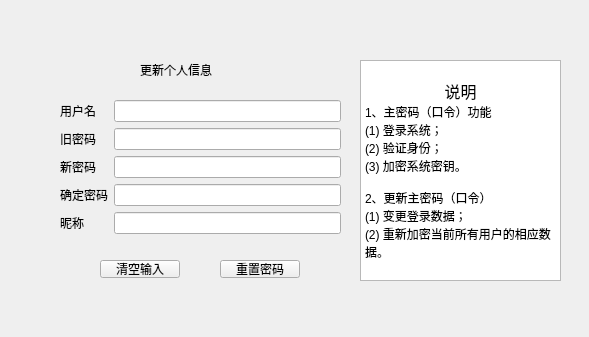
<?xml version="1.0" encoding="UTF-8"?>
<ui version="4.0">
 <class>PersonalMgrForm</class>
 <widget class="QWidget" name="PersonalMgrForm">
  <property name="geometry">
   <rect>
    <x>0</x>
    <y>0</y>
    <width>589</width>
    <height>337</height>
   </rect>
  </property>
  <property name="windowTitle">
   <string>Form</string>
  </property>
  <widget class="QWidget" name="formLayoutWidget">
   <property name="geometry">
    <rect>
     <x>60</x>
     <y>100</y>
     <width>281</width>
     <height>141</height>
    </rect>
   </property>
   <layout class="QFormLayout" name="formLayout">
    <item row="0" column="0">
     <widget class="QLabel" name="labelUsername">
      <property name="text">
       <string>用户名</string>
      </property>
     </widget>
    </item>
    <item row="0" column="1">
     <widget class="QLineEdit" name="lineEditUsername"/>
    </item>
    <item row="1" column="0">
     <widget class="QLabel" name="labelOldPasswd">
      <property name="text">
       <string>旧密码</string>
      </property>
     </widget>
    </item>
    <item row="1" column="1">
     <widget class="QLineEdit" name="lineEditOldPasswd"/>
    </item>
    <item row="2" column="0">
     <widget class="QLabel" name="labelNewPasswd">
      <property name="text">
       <string>新密码</string>
      </property>
     </widget>
    </item>
    <item row="2" column="1">
     <widget class="QLineEdit" name="lineEditNewPasswd"/>
    </item>
    <item row="3" column="0">
     <widget class="QLabel" name="labelNewPasswd2">
      <property name="text">
       <string>确定密码</string>
      </property>
     </widget>
    </item>
    <item row="3" column="1">
     <widget class="QLineEdit" name="lineEditNewPasswd2"/>
    </item>
    <item row="4" column="0">
     <widget class="QLabel" name="labelNickname">
      <property name="text">
       <string>昵称</string>
      </property>
     </widget>
    </item>
    <item row="4" column="1">
     <widget class="QLineEdit" name="lineEditNickname"/>
    </item>
   </layout>
  </widget>
  <widget class="QPushButton" name="pBtnClear">
   <property name="geometry">
    <rect>
     <x>100</x>
     <y>260</y>
     <width>80</width>
     <height>18</height>
    </rect>
   </property>
   <property name="text">
    <string>清空输入</string>
   </property>
  </widget>
  <widget class="QPushButton" name="pBtnReset">
   <property name="geometry">
    <rect>
     <x>220</x>
     <y>260</y>
     <width>80</width>
     <height>18</height>
    </rect>
   </property>
   <property name="text">
    <string>重置密码</string>
   </property>
  </widget>
  <widget class="QTextEdit" name="textEditTips">
   <property name="geometry">
    <rect>
     <x>360</x>
     <y>60</y>
     <width>201</width>
     <height>221</height>
    </rect>
   </property>
   <property name="html">
    <string>&lt;!DOCTYPE HTML PUBLIC &quot;-//W3C//DTD HTML 4.0//EN&quot; &quot;http://www.w3.org/TR/REC-html40/strict.dtd&quot;&gt;
&lt;html&gt;&lt;head&gt;&lt;meta name=&quot;qrichtext&quot; content=&quot;1&quot; /&gt;&lt;meta charset=&quot;utf-8&quot; /&gt;&lt;style type=&quot;text/css&quot;&gt;
p, li { white-space: pre-wrap; }
hr { height: 1px; border-width: 0; }
li.unchecked::marker { content: &quot;\2610&quot;; }
li.checked::marker { content: &quot;\2612&quot;; }
&lt;/style&gt;&lt;/head&gt;&lt;body style=&quot; font-family:'Microsoft YaHei UI'; font-size:9pt; font-weight:400; font-style:normal;&quot;&gt;
&lt;p style=&quot;-qt-paragraph-type:empty; margin-top:0px; margin-bottom:0px; margin-left:0px; margin-right:0px; -qt-block-indent:0; text-indent:0px;&quot;&gt;&lt;br /&gt;&lt;/p&gt;
&lt;p align=&quot;center&quot; style=&quot; margin-top:0px; margin-bottom:0px; margin-left:0px; margin-right:0px; -qt-block-indent:0; text-indent:0px;&quot;&gt;&lt;span style=&quot; font-size:12pt;&quot;&gt;说明&lt;/span&gt;&lt;/p&gt;
&lt;p style=&quot; margin-top:0px; margin-bottom:0px; margin-left:0px; margin-right:0px; -qt-block-indent:0; text-indent:0px;&quot;&gt;1、主密码（口令）功能 &lt;/p&gt;
&lt;p style=&quot; margin-top:0px; margin-bottom:0px; margin-left:0px; margin-right:0px; -qt-block-indent:0; text-indent:0px;&quot;&gt;(1) 登录系统； &lt;/p&gt;
&lt;p style=&quot; margin-top:0px; margin-bottom:0px; margin-left:0px; margin-right:0px; -qt-block-indent:0; text-indent:0px;&quot;&gt;(2) 验证身份；&lt;/p&gt;
&lt;p style=&quot; margin-top:0px; margin-bottom:0px; margin-left:0px; margin-right:0px; -qt-block-indent:0; text-indent:0px;&quot;&gt;(3) 加密系统密钥。&lt;/p&gt;
&lt;p style=&quot; margin-top:0px; margin-bottom:0px; margin-left:0px; margin-right:0px; -qt-block-indent:0; text-indent:0px;&quot;&gt; &lt;/p&gt;
&lt;p style=&quot; margin-top:0px; margin-bottom:0px; margin-left:0px; margin-right:0px; -qt-block-indent:0; text-indent:0px;&quot;&gt;2、更新主密码（口令） &lt;/p&gt;
&lt;p style=&quot; margin-top:0px; margin-bottom:0px; margin-left:0px; margin-right:0px; -qt-block-indent:0; text-indent:0px;&quot;&gt;(1) 变更登录数据；&lt;/p&gt;
&lt;p style=&quot; margin-top:0px; margin-bottom:0px; margin-left:0px; margin-right:0px; -qt-block-indent:0; text-indent:0px;&quot;&gt;(2) 重新加密当前所有用户的相应数据。       &lt;/p&gt;&lt;/body&gt;&lt;/html&gt;</string>
   </property>
  </widget>
  <widget class="QLabel" name="labelTitle">
   <property name="geometry">
    <rect>
     <x>140</x>
     <y>60</y>
     <width>111</width>
     <height>20</height>
    </rect>
   </property>
   <property name="text">
    <string>更新个人信息</string>
   </property>
  </widget>
 </widget>
 <resources/>
 <connections/>
</ui>
